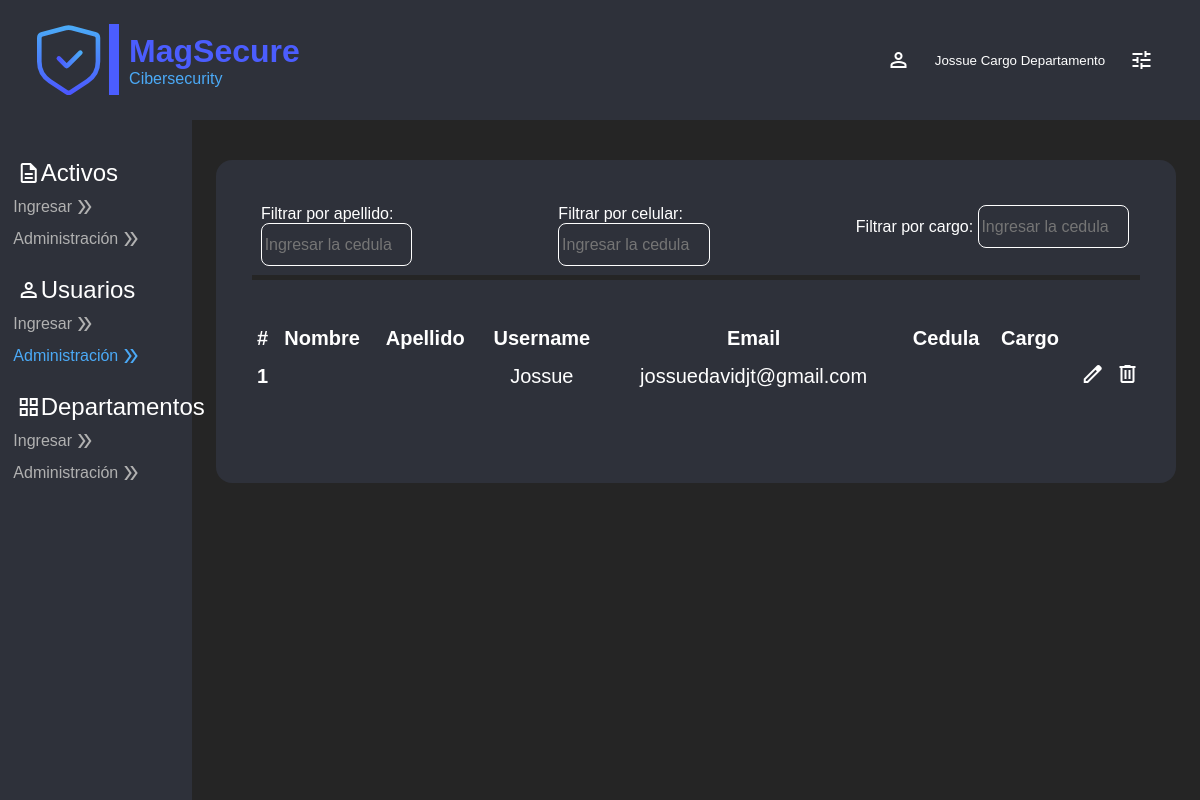
Page /home/tableusers/ (signed in) on the earlier database version.
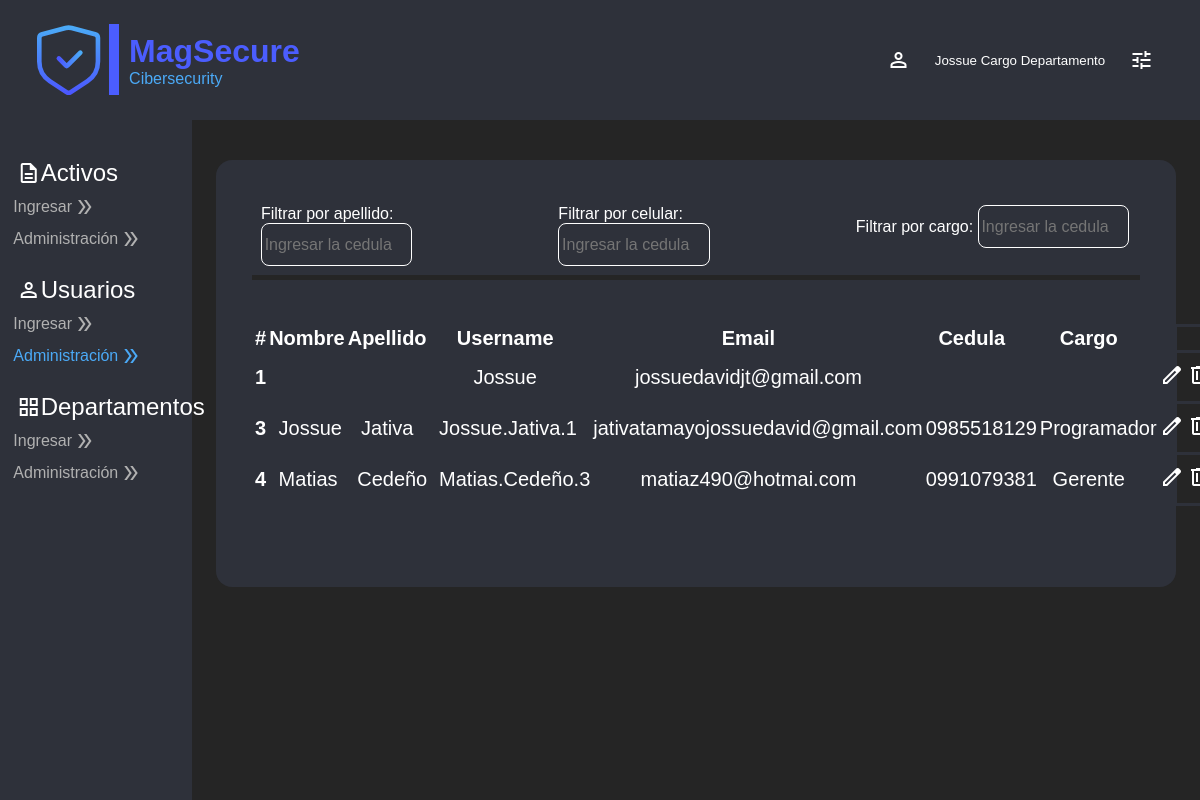
Same page on the later database version.
### Users/models.py (models this page shows)
class User(AbstractUser):
    celular = models.CharField(max_length=10, null=False)
    workload = models.ForeignKey(Workload, on_delete=models.CASCADE, null=True)

class Workload(models.Model):
    name = models.CharField(max_length=50, null=False)

### InitialPage/views.py (the view)
# urls.py: path('tableusers/', views.tableusers, name='tableusers'),
def tableusers(request):
    if request.user.is_authenticated:
        return render(request, "tables/users.html",{
            "Users": User.objects.all()
        })
    else:
        return HttpResponseRedirect(reverse("user:login_view"))

### InitialPage/templates/tables/users.html (shortened to what this page needs)
{% extends 'layoutHome.html' %}
{% load static %}
{% block action4 %} style="color:#4BAAF7" {% endblock %}
{% block body %}
<section id="bodyform-tables">
    <div class="box-finding">
        <div class="search-information">
            <label for="inpSearch1">Filtrar por apellido:</label>
            <input type="text" id="inpSearch1" name="inpSearch1" placeholder="Ingresar la cedula">
        </div>
        <div class="search-information">
            <label for="inpSearch4">Filtrar por celular:</label>
            <input type="text" id="inpSearch4" name="inpSearch4" placeholder="Ingresar la cedula">
        </div>
        <div class="search-information">
            <label for="inpSearch5">Filtrar por cargo:</label>
            <input type="text" id="inpSearch5" name="inpSearch5" placeholder="Ingresar la cedula">
        </div>
    </div>
    <div class="form-container">
        <table class="table" id="searchtable">
            <thead>
                <tr>
                    <th scope="col">#</th>
                    <th scope="col">Nombre</th>
                    <th scope="col">Apellido</th>
                    <th scope="col">Username</th>
                    <th scope="col">Email</th>
                    <th scope="col">Cedula</th>
                    <th scope="col">Cargo</th>
                    <th scope="col"></th>
                    <th scope="col"></th>
                </tr>
            </thead>
            <tbody>
                {% for user in Users %}
                <tr>
                    <th scope="row">{{ user.id }}</th>
                    <td>{{ user.first_name }}</td>
                    <td>{{ user.last_name }}</td>
                    <td>{{ user.username }}</td>
                    <td>{{ user.email }}</td>
                    <td>{{ user.celular }}</td>
                    <td>{{ user.workload.name }}</td>
                    <td>
                        <a href="#" class="button-format">
                            <span class="material-symbols-outlined">
                            </span>
                        </a>
                    </td>
                    <td>
                        <a href="{% url 'home:deleteTableUsers' user.id %}" class="button-format">
                            <span class="material-symbols-outlined">
                            </span>
                        </a>
                    </td>
                </tr>
                {% endfor %}
            </tbody>
        </table>
    </div>
</section>
{% endblock %}

### InitialPage/templates/layoutHome.html (shortened to what this page needs)
{% load static %}
<!DOCTYPE html>
<html lang="es">
<head>
    <link rel="stylesheet" href="{% static 'css/styleForm.css' %}">
    <link rel="stylesheet" href="{% static 'css/styleHome.css' %}">
</head>
<body>
    <header>
        <nav class="navbar">
            <div class="logo-left">
                <div class="line-1"></div>
                <div class="textalingh">
                    <div class="mag-secure">MagSecure</div>
                    <div class="cibersecurity">Cibersecurity</div>
                </div>
            </div>
            <div class="info-user-right">
                <button class="dropdownbutton" onclick="toggleDropdown()">
                    <span class="material-symbols-outlined">
                    </span>
                    <div class="show-info-user">
                        <p>{{ user.username }} Cargo Departamento</p>
                    </div>
                    <span class="material-symbols-outlined">
                    </span>
                </button>
            </div>
        </nav>
    </header>
    <section id="side-bar">
        <div class="sidebar">
            <div class="box-actions">
                <p class="principal-name">
                    <span class="material-symbols-outlined">
                    </span>
                    <span class="name">
                        Activos
                    </span>
                </p>
                <a href="{% url 'home:enterAsset' %}" class="actions" {% block action1 %} {% endblock %}>
                    Ingresar
                    <span class="material-symbols-outlined">
                    </span>
                </a>
                <a href="" class="actions" {% block action2 %} {% endblock %}>
                    Administración
                    <span class="material-symbols-outlined">
                    </span>
                </a>
            </div>
            <div class="box-actions">
                <p class="principal-name">
                    <span class="material-symbols-outlined">
                    </span>
                    <span class="name">
                        Usuarios
                    </span>
                </p>
                <a href="{% url 'home:enterUsers' %}" class="actions" {% block action3 %} {% endblock %}>
                    Ingresar
                    <span class="material-symbols-outlined">
                    </span>
                </a>
                <a href="{% url 'home:tableusers' %}" class="actions" {% block action4 %} {% endblock %}>
                    Administración
                    <span class="material-symbols-outlined">
                    </span>
                </a>
            </div>
            <div class="box-actions">
                <p class="principal-name">
                    <span class="material-symbols-outlined">
                    </span>
                    <span class="name">
                        Departamentos
                    </span>
                </p>
                <a href="{% url 'home:enterDepartment' %}" class="actions" {% block action5 %} {% endblock %}>
                    Ingresar
                    <span class="material-symbols-outlined">
                    </span>
                </a>
                <a href="{% url 'home:tabledepartments' %}" class="actions" {% block action6 %} {% endblock %}>
                    Administración
                    <span class="material-symbols-outlined">
                    </span>
                </a>
            </div>
        </div>
    </section>
    {% block body %} {% endblock %}
</body>
</html>

Differences in the rows shown:
added User: id "3", first_name "Jossue", last_name "Jativa", username "Jossue.Jativa.1", email "jativatamayojossuedavid@gmail.com", celular "0985518129", workload.name "Programador"
added User: id "4", first_name "Matias", last_name "Cedeño", username "Matias.Cedeño.3", email "matiaz490@hotmai.com", celular "0991079381", workload.name "Gerente"
